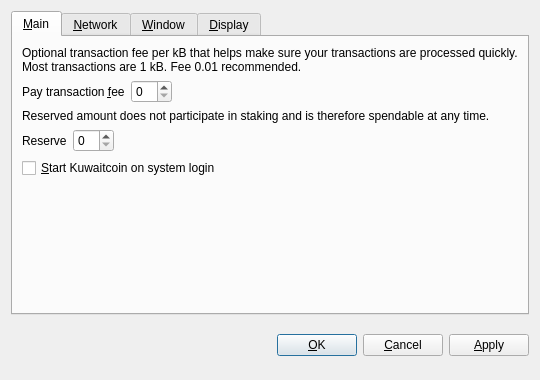
<?xml version="1.0" encoding="UTF-8"?>
<ui version="4.0">
 <class>OptionsDialog</class>
 <widget class="QDialog" name="OptionsDialog">
  <property name="geometry">
   <rect>
    <x>0</x>
    <y>0</y>
    <width>540</width>
    <height>380</height>
   </rect>
  </property>
  <property name="windowTitle">
   <string>Options</string>
  </property>
  <property name="modal">
   <bool>true</bool>
  </property>
  <layout class="QVBoxLayout" name="verticalLayout">
   <item>
    <widget class="QTabWidget" name="tabWidget">
     <property name="tabPosition">
      <enum>QTabWidget::North</enum>
     </property>
     <property name="currentIndex">
      <number>0</number>
     </property>
     <widget class="QWidget" name="tabMain">
      <attribute name="title">
       <string>&amp;Main</string>
      </attribute>
      <layout class="QVBoxLayout" name="verticalLayout_Main">
       <item>
        <widget class="QLabel" name="transactionFeeInfoLabel">
         <property name="text">
          <string>Optional transaction fee per kB that helps make sure your transactions are processed quickly. Most transactions are 1 kB. Fee 0.01 recommended.</string>
         </property>
         <property name="textFormat">
          <enum>Qt::PlainText</enum>
         </property>
         <property name="wordWrap">
          <bool>true</bool>
         </property>
        </widget>
       </item>
       <item>
        <layout class="QHBoxLayout" name="horizontalLayoutFee">
         <item>
          <widget class="QLabel" name="transactionFeeLabel">
           <property name="text">
            <string>Pay transaction &amp;fee</string>
           </property>
           <property name="textFormat">
            <enum>Qt::PlainText</enum>
           </property>
           <property name="buddy">
            <cstring>transactionFee</cstring>
           </property>
          </widget>
         </item>
         <item>
          <widget class="BitcoinAmountField" name="transactionFee"/>
         </item>
         <item>
          <spacer name="horizontalSpacerFee">
           <property name="orientation">
            <enum>Qt::Horizontal</enum>
           </property>
           <property name="sizeHint" stdset="0">
            <size>
             <width>40</width>
             <height>20</height>
            </size>
           </property>
          </spacer>
         </item>
        </layout>
       </item>
       <item>
        <widget class="QLabel" name="reserveBalanceInfoLabel">
         <property name="text">
          <string>Reserved amount does not participate in staking and is therefore spendable at any time.</string>
         </property>
         <property name="textFormat">
          <enum>Qt::PlainText</enum>
         </property>
         <property name="wordWrap">
          <bool>true</bool>
         </property>
        </widget>
       </item>
       <item>
        <layout class="QHBoxLayout" name="horizontalLayoutReserveBalance">
         <item>
          <widget class="QLabel" name="reserveBalanceLabel">
           <property name="text">
            <string>Reserve</string>
           </property>
           <property name="textFormat">
            <enum>Qt::PlainText</enum>
           </property>
           <property name="buddy">
            <cstring>reserveBalance</cstring>
           </property>
          </widget>
         </item>
         <item>
          <widget class="BitcoinAmountField" name="reserveBalance"/>
         </item>
         <item>
          <spacer name="horizontalSpacerReserveBalance">
           <property name="orientation">
            <enum>Qt::Horizontal</enum>
           </property>
           <property name="sizeHint" stdset="0">
            <size>
             <width>40</width>
             <height>20</height>
            </size>
           </property>
          </spacer>
         </item>
        </layout>
       </item>
       <item>
        <widget class="QCheckBox" name="bitcoinAtStartup">
         <property name="toolTip">
          <string>Automatically start Kuwaitcoin after logging in to the system.</string>
         </property>
         <property name="text">
          <string>&amp;Start Kuwaitcoin on system login</string>
         </property>
        </widget>
       </item>
       <item>
        <spacer name="verticalSpacer_Main">
         <property name="orientation">
          <enum>Qt::Vertical</enum>
         </property>
         <property name="sizeHint" stdset="0">
          <size>
           <width>20</width>
           <height>40</height>
          </size>
         </property>
        </spacer>
       </item>
      </layout>
     </widget>
     <widget class="QWidget" name="tabNetwork">
      <attribute name="title">
       <string>&amp;Network</string>
      </attribute>
      <layout class="QVBoxLayout" name="verticalLayout_Network">
       <item>
        <widget class="QCheckBox" name="mapPortUpnp">
         <property name="toolTip">
          <string>Automatically open the Kuwaitcoin client port on the router. This only works when your router supports UPnP and it is enabled.</string>
         </property>
         <property name="text">
          <string>Map port using &amp;UPnP</string>
         </property>
        </widget>
       </item>
       <item>
        <widget class="QCheckBox" name="connectSocks">
         <property name="toolTip">
          <string>Connect to the Kuwaitcoin network through a SOCKS proxy (e.g. when connecting through Tor).</string>
         </property>
         <property name="text">
          <string>&amp;Connect through SOCKS proxy:</string>
         </property>
        </widget>
       </item>
       <item>
        <layout class="QHBoxLayout" name="horizontalLayout_Network">
         <item>
          <widget class="QLabel" name="proxyIpLabel">
           <property name="text">
            <string>Proxy &amp;IP:</string>
           </property>
           <property name="textFormat">
            <enum>Qt::PlainText</enum>
           </property>
           <property name="buddy">
            <cstring>proxyIp</cstring>
           </property>
          </widget>
         </item>
         <item>
          <widget class="QValidatedLineEdit" name="proxyIp">
           <property name="maximumSize">
            <size>
             <width>140</width>
             <height>16777215</height>
            </size>
           </property>
           <property name="toolTip">
            <string>IP address of the proxy (e.g. 127.0.0.1)</string>
           </property>
          </widget>
         </item>
         <item>
          <widget class="QLabel" name="proxyPortLabel">
           <property name="text">
            <string>&amp;Port:</string>
           </property>
           <property name="textFormat">
            <enum>Qt::PlainText</enum>
           </property>
           <property name="buddy">
            <cstring>proxyPort</cstring>
           </property>
          </widget>
         </item>
         <item>
          <widget class="QLineEdit" name="proxyPort">
           <property name="maximumSize">
            <size>
             <width>55</width>
             <height>16777215</height>
            </size>
           </property>
           <property name="toolTip">
            <string>Port of the proxy (e.g. 9050)</string>
           </property>
          </widget>
         </item>
         <item>
          <widget class="QLabel" name="socksVersionLabel">
           <property name="text">
            <string>SOCKS &amp;Version:</string>
           </property>
           <property name="textFormat">
            <enum>Qt::PlainText</enum>
           </property>
           <property name="buddy">
            <cstring>socksVersion</cstring>
           </property>
          </widget>
         </item>
         <item>
          <widget class="QValueComboBox" name="socksVersion">
           <property name="toolTip">
            <string>SOCKS version of the proxy (e.g. 5)</string>
           </property>
          </widget>
         </item>
         <item>
          <spacer name="horizontalSpacer_Network">
           <property name="orientation">
            <enum>Qt::Horizontal</enum>
           </property>
           <property name="sizeHint" stdset="0">
            <size>
             <width>40</width>
             <height>20</height>
            </size>
           </property>
          </spacer>
         </item>
        </layout>
       </item>
       <item>
        <spacer name="verticalSpacer_Network">
         <property name="orientation">
          <enum>Qt::Vertical</enum>
         </property>
         <property name="sizeHint" stdset="0">
          <size>
           <width>20</width>
           <height>40</height>
          </size>
         </property>
        </spacer>
       </item>
      </layout>
     </widget>
     <widget class="QWidget" name="tabWindow">
      <attribute name="title">
       <string>&amp;Window</string>
      </attribute>
      <layout class="QVBoxLayout" name="verticalLayout_Window">
       <item>
        <widget class="QCheckBox" name="minimizeToTray">
         <property name="toolTip">
          <string>Show only a tray icon after minimizing the window.</string>
         </property>
         <property name="text">
          <string>&amp;Minimize to the tray instead of the taskbar</string>
         </property>
        </widget>
       </item>
       <item>
        <widget class="QCheckBox" name="minimizeOnClose">
         <property name="toolTip">
          <string>Minimize instead of exit the application when the window is closed. When this option is enabled, the application will be closed only after selecting Quit in the menu.</string>
         </property>
         <property name="text">
          <string>M&amp;inimize on close</string>
         </property>
        </widget>
       </item>
       <item>
        <spacer name="verticalSpacer_Window">
         <property name="orientation">
          <enum>Qt::Vertical</enum>
         </property>
         <property name="sizeHint" stdset="0">
          <size>
           <width>20</width>
           <height>40</height>
          </size>
         </property>
        </spacer>
       </item>
      </layout>
     </widget>
     <widget class="QWidget" name="tabDisplay">
      <attribute name="title">
       <string>&amp;Display</string>
      </attribute>
      <layout class="QVBoxLayout" name="verticalLayout_Display">
       <item>
        <layout class="QHBoxLayout" name="horizontalLayout_1_Display">
         <item>
          <widget class="QLabel" name="langLabel">
           <property name="text">
            <string>User Interface &amp;language:</string>
           </property>
           <property name="textFormat">
            <enum>Qt::PlainText</enum>
           </property>
           <property name="buddy">
            <cstring>lang</cstring>
           </property>
          </widget>
         </item>
         <item>
          <widget class="QValueComboBox" name="lang">
           <property name="toolTip">
            <string>The user interface language can be set here. This setting will take effect after restarting Kuwaitcoin.</string>
           </property>
          </widget>
         </item>
        </layout>
       </item>
       <item>
        <layout class="QHBoxLayout" name="horizontalLayout_2_Display">
         <item>
          <widget class="QLabel" name="unitLabel">
           <property name="text">
            <string>&amp;Unit to show amounts in:</string>
           </property>
           <property name="textFormat">
            <enum>Qt::PlainText</enum>
           </property>
           <property name="buddy">
            <cstring>unit</cstring>
           </property>
          </widget>
         </item>
         <item>
          <widget class="QValueComboBox" name="unit">
           <property name="toolTip">
            <string>Choose the default subdivision unit to show in the interface and when sending coins.</string>
           </property>
          </widget>
         </item>
        </layout>
       </item>
       <item>
        <widget class="QCheckBox" name="displayAddresses">
         <property name="toolTip">
          <string>Whether to show Kuwaitcoin addresses in the transaction list or not.</string>
         </property>
         <property name="text">
          <string>&amp;Display addresses in transaction list</string>
         </property>
        </widget>
       </item>
       <item>
        <widget class="QCheckBox" name="coinControlFeatures">
         <property name="toolTip">
          <string>Whether to show coin control features or not.</string>
         </property>
         <property name="text">
          <string>Display coin &amp;control features (experts only!)</string>
         </property>
        </widget>
       </item>
       <item>
        <spacer name="verticalSpacer_Display">
         <property name="orientation">
          <enum>Qt::Vertical</enum>
         </property>
         <property name="sizeHint" stdset="0">
          <size>
           <width>20</width>
           <height>40</height>
          </size>
         </property>
        </spacer>
       </item>
      </layout>
     </widget>
    </widget>
   </item>
   <item>
    <layout class="QHBoxLayout" name="horizontalLayout_Buttons">
     <item>
      <spacer name="horizontalSpacer_1">
       <property name="orientation">
        <enum>Qt::Horizontal</enum>
       </property>
       <property name="sizeHint" stdset="0">
        <size>
         <width>40</width>
         <height>48</height>
        </size>
       </property>
      </spacer>
     </item>
     <item>
      <widget class="QLabel" name="statusLabel">
       <property name="font">
        <font>
         <weight>75</weight>
         <bold>true</bold>
        </font>
       </property>
       <property name="text">
        <string/>
       </property>
       <property name="textFormat">
        <enum>Qt::PlainText</enum>
       </property>
       <property name="wordWrap">
        <bool>true</bool>
       </property>
      </widget>
     </item>
     <item>
      <spacer name="horizontalSpacer_2">
       <property name="orientation">
        <enum>Qt::Horizontal</enum>
       </property>
       <property name="sizeHint" stdset="0">
        <size>
         <width>40</width>
         <height>48</height>
        </size>
       </property>
      </spacer>
     </item>
     <item>
      <widget class="QPushButton" name="okButton">
       <property name="text">
        <string>&amp;OK</string>
       </property>
      </widget>
     </item>
     <item>
      <widget class="QPushButton" name="cancelButton">
       <property name="text">
        <string>&amp;Cancel</string>
       </property>
       <property name="autoDefault">
        <bool>false</bool>
       </property>
      </widget>
     </item>
     <item>
      <widget class="QPushButton" name="applyButton">
       <property name="text">
        <string>&amp;Apply</string>
       </property>
       <property name="autoDefault">
        <bool>false</bool>
       </property>
      </widget>
     </item>
    </layout>
   </item>
  </layout>
 </widget>
 <customwidgets>
  <customwidget>
   <class>BitcoinAmountField</class>
   <extends>QSpinBox</extends>
   <header>bitcoinamountfield.h</header>
  </customwidget>
  <customwidget>
   <class>QValueComboBox</class>
   <extends>QComboBox</extends>
   <header>qvaluecombobox.h</header>
  </customwidget>
  <customwidget>
   <class>QValidatedLineEdit</class>
   <extends>QLineEdit</extends>
   <header>qvalidatedlineedit.h</header>
  </customwidget>
 </customwidgets>
 <resources/>
 <connections/>
</ui>
